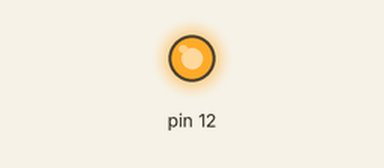
Bench run of a sketch on a simulated Arduino Uno, built with avr-gcc and run on an emulated ATmega328P. On the bench: output pins drawn as LEDs (lit = HIGH).

Above: at 0.2 s.
At 2.7 s:
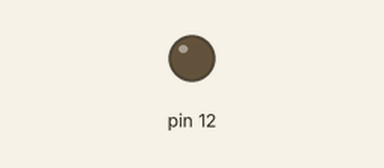
Timing chart, 0 to 4.6 s (numbered marks = the images above):
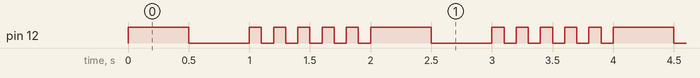

Measured:
- by itself, pin 12: repeats every 2.0 s: LOW 0.50 s, 5 × (HIGH 0.10 s, LOW 0.10 s), HIGH 0.50 s
- by itself, everything shown: repeats every 2.0 s, in 12 steps

The sketch:

LEDBlink.ino
```cpp
void setup() {
  /* Usamos la constante LED_BUILTIN que es el pin digital donde se
    conecta el LED interno de la placa, el compilador traduce automaticamente
    al pin correcto dependiendo de la placa.
  */
  /* pinMode(LED_BUILTIN, OUTPUT):
     para ser más explicitos podemos declarar un pin digital como salida/entrada
     esto hace el codigo dependiente del hardware, pero no importa en
     este caso
     Para la placa arduino uno r3 smd, dan una salida de 5V
     */
  pinMode(12, OUTPUT);
}

void loop() {
  digitalWrite(12, HIGH); // Salida de 5V, el led enciende
  delay(500); // espera 0.5 segundos
  digitalWrite(12, LOW); // Salida de 0V, el led se apaga
  delay(500);
  for( int i = 0; i < 5; i++)
  {
    digitalWrite(12, HIGH); // Salida de 5V, el led enciende
    delay(100); // espera 0.5 segundos
    digitalWrite(12, LOW); // Salida de 0V, el led se apaga
    delay(100); // espera 0.5 segundos
  }
}
```
